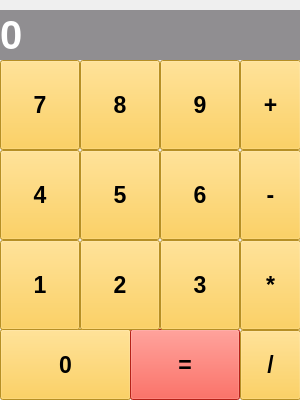
<?xml version="1.0" encoding="UTF-8"?>
<ui version="4.0">
 <class>MainWindow</class>
 <widget class="QMainWindow" name="MainWindow">
  <property name="geometry">
   <rect>
    <x>0</x>
    <y>0</y>
    <width>300</width>
    <height>400</height>
   </rect>
  </property>
  <property name="windowTitle">
   <string>Калькулятор</string>
  </property>
  <widget class="QWidget" name="centralwidget">
   <widget class="QLabel" name="label_result">
    <property name="geometry">
     <rect>
      <x>0</x>
      <y>10</y>
      <width>300</width>
      <height>50</height>
     </rect>
    </property>
    <property name="font">
     <font>
      <pointsize>30</pointsize>
      <weight>75</weight>
      <bold>true</bold>
     </font>
    </property>
    <property name="styleSheet">
     <string notr="true">background-color: rgb(144, 142, 145);
color: rgb(255, 255, 255);</string>
    </property>
    <property name="text">
     <string>0</string>
    </property>
    <property name="margin">
     <number>10</number>
    </property>
   </widget>
   <widget class="QPushButton" name="btn_0">
    <property name="geometry">
     <rect>
      <x>0</x>
      <y>329</y>
      <width>131</width>
      <height>71</height>
     </rect>
    </property>
    <property name="font">
     <font>
      <pointsize>17</pointsize>
      <weight>75</weight>
      <bold>true</bold>
     </font>
    </property>
    <property name="styleSheet">
     <string notr="true">background-color: rgb(255, 200, 52);</string>
    </property>
    <property name="text">
     <string>0</string>
    </property>
   </widget>
   <widget class="QPushButton" name="btn_1">
    <property name="geometry">
     <rect>
      <x>0</x>
      <y>240</y>
      <width>80</width>
      <height>90</height>
     </rect>
    </property>
    <property name="font">
     <font>
      <pointsize>17</pointsize>
      <weight>75</weight>
      <bold>true</bold>
     </font>
    </property>
    <property name="styleSheet">
     <string notr="true">background-color: rgb(255, 200, 52);</string>
    </property>
    <property name="text">
     <string>1</string>
    </property>
   </widget>
   <widget class="QPushButton" name="btn_equal">
    <property name="geometry">
     <rect>
      <x>130</x>
      <y>329</y>
      <width>110</width>
      <height>71</height>
     </rect>
    </property>
    <property name="font">
     <font>
      <pointsize>17</pointsize>
      <weight>75</weight>
      <bold>true</bold>
     </font>
    </property>
    <property name="styleSheet">
     <string notr="true">background-color: rgb(255, 48, 33);</string>
    </property>
    <property name="text">
     <string>=</string>
    </property>
   </widget>
   <widget class="QPushButton" name="btn_2">
    <property name="geometry">
     <rect>
      <x>80</x>
      <y>240</y>
      <width>80</width>
      <height>90</height>
     </rect>
    </property>
    <property name="font">
     <font>
      <pointsize>17</pointsize>
      <weight>75</weight>
      <bold>true</bold>
     </font>
    </property>
    <property name="styleSheet">
     <string notr="true">background-color: rgb(255, 200, 52);</string>
    </property>
    <property name="text">
     <string>2</string>
    </property>
   </widget>
   <widget class="QPushButton" name="btn_3">
    <property name="geometry">
     <rect>
      <x>160</x>
      <y>240</y>
      <width>80</width>
      <height>90</height>
     </rect>
    </property>
    <property name="font">
     <font>
      <pointsize>17</pointsize>
      <weight>75</weight>
      <bold>true</bold>
     </font>
    </property>
    <property name="styleSheet">
     <string notr="true">background-color: rgb(255, 200, 52);</string>
    </property>
    <property name="text">
     <string>3</string>
    </property>
   </widget>
   <widget class="QPushButton" name="btn_4">
    <property name="geometry">
     <rect>
      <x>0</x>
      <y>150</y>
      <width>80</width>
      <height>90</height>
     </rect>
    </property>
    <property name="font">
     <font>
      <pointsize>17</pointsize>
      <weight>75</weight>
      <bold>true</bold>
     </font>
    </property>
    <property name="styleSheet">
     <string notr="true">background-color: rgb(255, 200, 52);</string>
    </property>
    <property name="text">
     <string>4</string>
    </property>
   </widget>
   <widget class="QPushButton" name="btn_5">
    <property name="geometry">
     <rect>
      <x>80</x>
      <y>150</y>
      <width>80</width>
      <height>90</height>
     </rect>
    </property>
    <property name="font">
     <font>
      <pointsize>17</pointsize>
      <weight>75</weight>
      <bold>true</bold>
     </font>
    </property>
    <property name="styleSheet">
     <string notr="true">background-color: rgb(255, 200, 52);</string>
    </property>
    <property name="text">
     <string>5</string>
    </property>
   </widget>
   <widget class="QPushButton" name="btn_6">
    <property name="geometry">
     <rect>
      <x>160</x>
      <y>150</y>
      <width>80</width>
      <height>90</height>
     </rect>
    </property>
    <property name="font">
     <font>
      <pointsize>17</pointsize>
      <weight>75</weight>
      <bold>true</bold>
     </font>
    </property>
    <property name="styleSheet">
     <string notr="true">background-color: rgb(255, 200, 52);</string>
    </property>
    <property name="text">
     <string>6</string>
    </property>
   </widget>
   <widget class="QPushButton" name="btn_7">
    <property name="geometry">
     <rect>
      <x>0</x>
      <y>60</y>
      <width>80</width>
      <height>90</height>
     </rect>
    </property>
    <property name="font">
     <font>
      <pointsize>17</pointsize>
      <weight>75</weight>
      <bold>true</bold>
     </font>
    </property>
    <property name="styleSheet">
     <string notr="true">background-color: rgb(255, 200, 52);</string>
    </property>
    <property name="text">
     <string>7</string>
    </property>
   </widget>
   <widget class="QPushButton" name="btn_8">
    <property name="geometry">
     <rect>
      <x>80</x>
      <y>60</y>
      <width>80</width>
      <height>90</height>
     </rect>
    </property>
    <property name="font">
     <font>
      <pointsize>17</pointsize>
      <weight>75</weight>
      <bold>true</bold>
     </font>
    </property>
    <property name="styleSheet">
     <string notr="true">background-color: rgb(255, 200, 52);</string>
    </property>
    <property name="text">
     <string>8</string>
    </property>
   </widget>
   <widget class="QPushButton" name="btn_9">
    <property name="geometry">
     <rect>
      <x>160</x>
      <y>60</y>
      <width>80</width>
      <height>90</height>
     </rect>
    </property>
    <property name="font">
     <font>
      <pointsize>17</pointsize>
      <weight>75</weight>
      <bold>true</bold>
     </font>
    </property>
    <property name="styleSheet">
     <string notr="true">background-color: rgb(255, 200, 52);</string>
    </property>
    <property name="text">
     <string>9</string>
    </property>
   </widget>
   <widget class="QPushButton" name="btn_plus">
    <property name="geometry">
     <rect>
      <x>240</x>
      <y>60</y>
      <width>61</width>
      <height>90</height>
     </rect>
    </property>
    <property name="font">
     <font>
      <pointsize>17</pointsize>
      <weight>75</weight>
      <bold>true</bold>
     </font>
    </property>
    <property name="styleSheet">
     <string notr="true">background-color: rgb(255, 200, 52);</string>
    </property>
    <property name="text">
     <string>+</string>
    </property>
   </widget>
   <widget class="QPushButton" name="btn_minus">
    <property name="geometry">
     <rect>
      <x>240</x>
      <y>150</y>
      <width>61</width>
      <height>90</height>
     </rect>
    </property>
    <property name="font">
     <font>
      <pointsize>17</pointsize>
      <weight>75</weight>
      <bold>true</bold>
     </font>
    </property>
    <property name="styleSheet">
     <string notr="true">background-color: rgb(255, 200, 52);</string>
    </property>
    <property name="text">
     <string>-</string>
    </property>
   </widget>
   <widget class="QPushButton" name="btn_multiply">
    <property name="geometry">
     <rect>
      <x>240</x>
      <y>240</y>
      <width>61</width>
      <height>90</height>
     </rect>
    </property>
    <property name="font">
     <font>
      <pointsize>17</pointsize>
      <weight>75</weight>
      <bold>true</bold>
     </font>
    </property>
    <property name="styleSheet">
     <string notr="true">background-color: rgb(255, 200, 52);</string>
    </property>
    <property name="text">
     <string>*</string>
    </property>
   </widget>
   <widget class="QPushButton" name="btn_division">
    <property name="geometry">
     <rect>
      <x>240</x>
      <y>330</y>
      <width>61</width>
      <height>70</height>
     </rect>
    </property>
    <property name="font">
     <font>
      <pointsize>17</pointsize>
      <weight>75</weight>
      <bold>true</bold>
     </font>
    </property>
    <property name="styleSheet">
     <string notr="true">background-color: rgb(255, 200, 52);</string>
    </property>
    <property name="text">
     <string>/</string>
    </property>
   </widget>
  </widget>
 </widget>
 <resources/>
 <connections/>
</ui>
